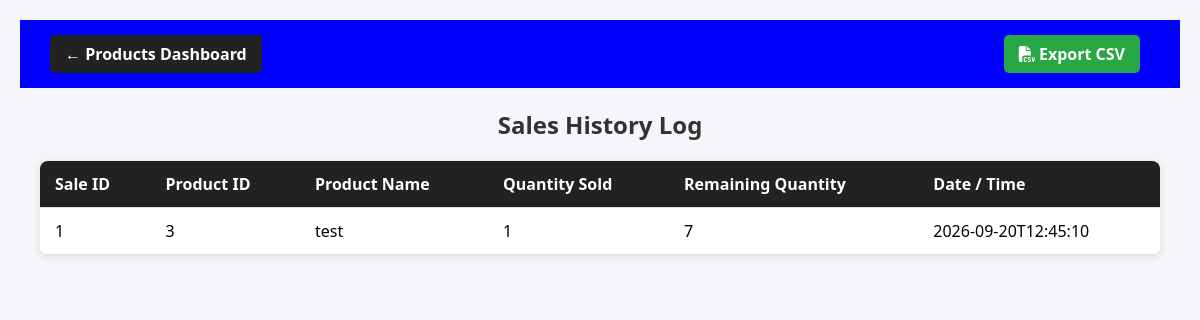
Before: /sales-history with the older database file.
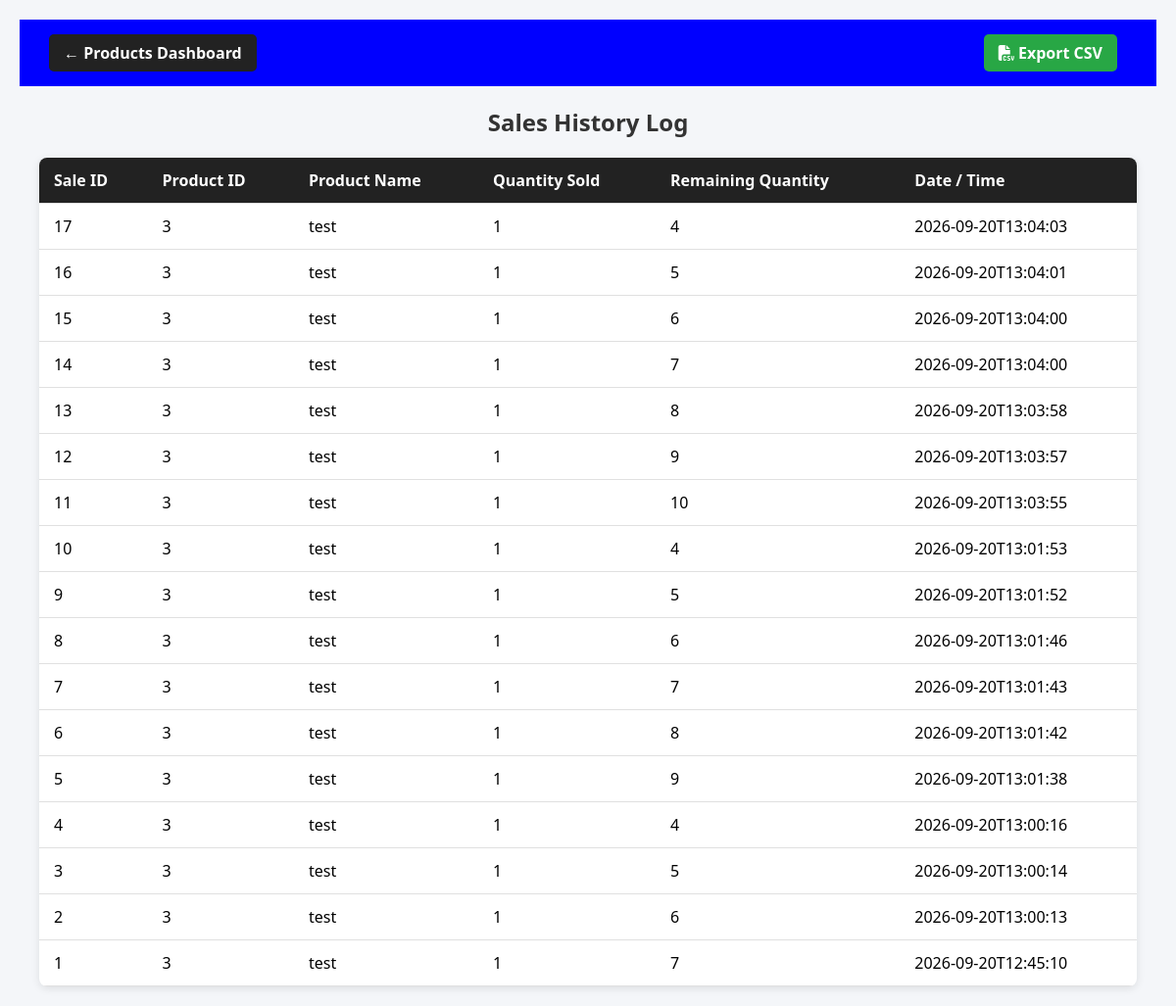
After: the same page with the newer database file.
### tables this page shows
CREATE TABLE stock (
                    saleid INTEGER PRIMARY KEY AUTOINCREMENT,
                    pid INTEGER,
                    pname TEXT,
                    qty_sold INTEGER NOT NULL,
                    qty_remaining INTEGER NOT NULL,
                    sale_date TEXT NOT NULL
                );

### app.py (the view)
@app.route('/sales-history')
def sales_history():
    sales = get_sales_history()
    return render_template('sales_history.html', sales=sales)

### db_utils.py (called while the page is built, shortened)
def connect_db():
    return sqlite3.connect(DB_PATH)

def fix_stock_schema():
    try:
        con = connect_db()
        cursor = con.cursor()
        cursor.execute("PRAGMA table_info(stock)")
        columns = [row[1] for row in cursor.fetchall()]
        con.close()
    except Exception as e:
        print(f"[DB SCHEMA ERROR] {e}")

def get_sales_history():
    try:
        fix_stock_schema()
        con = connect_db()
        con.row_factory = sqlite3.Row
        cursor = con.cursor()
        cursor.execute("SELECT * FROM stock ORDER BY saleid DESC")
        rows = cursor.fetchall()
        con.close()
        return [dict(r) for r in rows]
    except Exception as e:
        print(f"[SALES HISTORY ERROR] {e}")
        return []

### templates/sales_history.html (shortened to what this page needs)
<!DOCTYPE html>
<html lang="en">
<head>
    <link rel="stylesheet" href="https://cdnjs.cloudflare.com/ajax/libs/font-awesome/6.5.0/css/all.min.css">
    <link rel="stylesheet" href="{{ url_for('static', filename='css/stock.css') }}">
</head>
<body>
    <div class="topbar">
        <a href="/products">&larr; Products Dashboard</a>
        <a href="/export-sales-csv" class="btn-export"><i class="fa-solid fa-file-csv"></i> Export CSV</a>
    </div>
    <div class="container">
        <h2>Sales History Log</h2>
        <table>
            <thead>
                <tr>
                    <th>Sale ID</th>
                    <th>Product ID</th>
                    <th>Product Name</th>
                    <th>Quantity Sold</th>
                    <th>Remaining Quantity</th>
                    <th>Date / Time</th>
                </tr>
            </thead>
            <tbody>
                {% for s in sales %}
                <tr>
                    <td>{{ s.saleid }}</td>
                    <td>{{ s.pid }}</td>
                    <td>{{ s.pname }}</td>
                    <td>{{ s.qty_sold }}</td>
                    <td>{{ s.qty_remaining }}</td>
                    <td>{{ s.sale_date }}</td>
                </tr>
                {% else %}
                <tr>
                    <td colspan="6" style="text-align: center; color: #777;">No sales recorded yet.</td>
                </tr>
                {% endfor %}
            </tbody>
        </table>
    </div>
</body>
</html>

Changed rows visible on the page:
added stock: saleid "17", pid "3", pname "test", qty_sold "1", qty_remaining "4", sale_date "2026-09-20T13:04:03"
added stock: saleid "16", pid "3", pname "test", qty_sold "1", qty_remaining "5", sale_date "2026-09-20T13:04:01"
added stock: saleid "15", pid "3", pname "test", qty_sold "1", qty_remaining "6", sale_date "2026-09-20T13:04:00"
added stock: saleid "14", pid "3", pname "test", qty_sold "1", qty_remaining "7", sale_date "2026-09-20T13:04:00"
added stock: saleid "13", pid "3", pname "test", qty_sold "1", qty_remaining "8", sale_date "2026-09-20T13:03:58"
added stock: saleid "12", pid "3", pname "test", qty_sold "1", qty_remaining "9", sale_date "2026-09-20T13:03:57"
added stock: saleid "11", pid "3", pname "test", qty_sold "1", qty_remaining "10", sale_date "2026-09-20T13:03:55"
added stock: saleid "10", pid "3", pname "test", qty_sold "1", qty_remaining "4", sale_date "2026-09-20T13:01:53"
added stock: saleid "9", pid "3", pname "test", qty_sold "1", qty_remaining "5", sale_date "2026-09-20T13:01:52"
added stock: saleid "8", pid "3", pname "test", qty_sold "1", qty_remaining "6", sale_date "2026-09-20T13:01:46"
added stock: saleid "7", pid "3", pname "test", qty_sold "1", qty_remaining "7", sale_date "2026-09-20T13:01:43"
added stock: saleid "6", pid "3", pname "test", qty_sold "1", qty_remaining "8", sale_date "2026-09-20T13:01:42"
added stock: saleid "5", pid "3", pname "test", qty_sold "1", qty_remaining "9", sale_date "2026-09-20T13:01:38"
added stock: saleid "4", pid "3", pname "test", qty_sold "1", qty_remaining "4", sale_date "2026-09-20T13:00:16"
added stock: saleid "3", pid "3", pname "test", qty_sold "1", qty_remaining "5", sale_date "2026-09-20T13:00:14"
added stock: saleid "2", pid "3", pname "test", qty_sold "1", qty_remaining "6", sale_date "2026-09-20T13:00:13"
